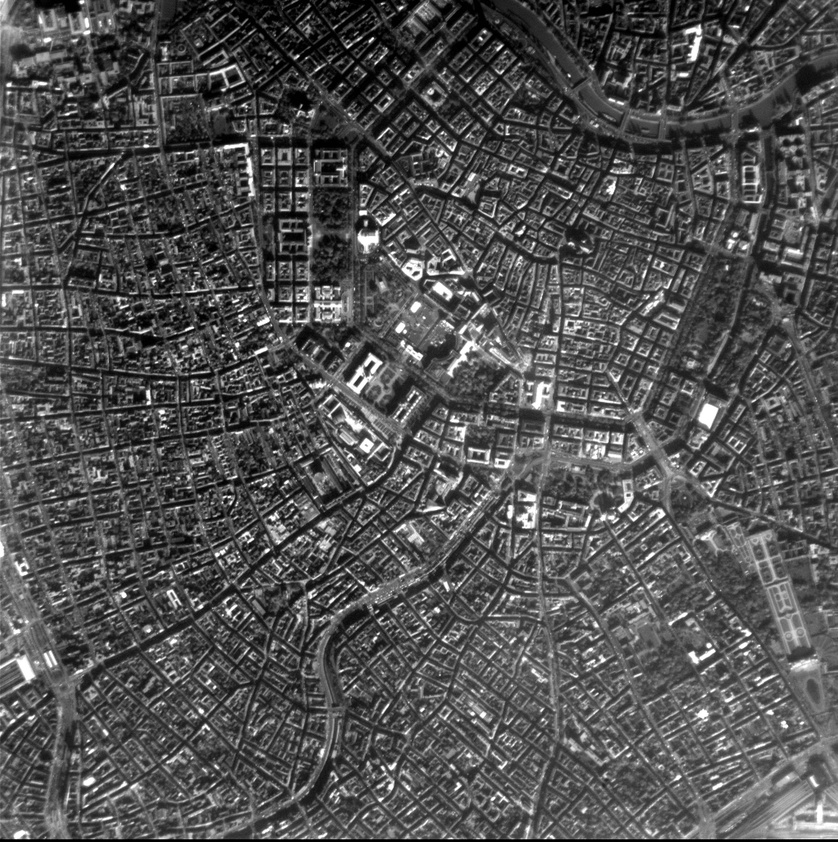
%> input picture Images/C2.jpg, 838 x 842 px, shrunk from 3066 x 3078 before the run; its folder holds 4 pictures in this run
$ octave AutocorrelacionEspacial.m   (GNU Octave 9; MATLAB toolbox functions it lacks are replaced by stand-ins)
%> lines starting %> are read from the running program, lines starting %| are printed output that depends on the picture
### Functions/ChooseImageGS.m
function [I,name] = ChooseImageGS(i)
%> called with i = 2
    S = dir('Images');
    A = {S(~[S.isdir]).name};
    temp = num2cell(A);
    if ~exist('i','var')
        choise = menu('Choose an image', temp{:});
    else
        choise = i;
    end
    char(A(choise))
    R = strcat('Images\', char(A(choise)));
    ii = imfinfo(R);
    switch ii.ColorType
        case 'truecolor'
            I = rgb2gray(imread(R));
        case 'indexed'
            [X,map] = imread(R);
            I = ind2gray(X,map);
        case 'grayscale'
            I = imread(R);
%> I is the input picture: size 842x838 uint8; min 0, max 255, mean 81
    end
    I = im2double(I);
%> I: size 842x838 double
    [~,name,~] = fileparts(R);
end

### Functions/autocorr2d.m
function A=autocorr2d(I)
% Compute the 2D spatial autocorrelation of a matrix or image I using the
% Wiener - Khintchine Theorem. The output is the normalized correlation
% coefficient -1 < C < 1.
%
% The center pixel of A will have C = 1. Using images with odd dimensions
% will give results that are easier to interpret.
%
% ref: http://mathworld.wolfram.com/Wiener-KhinchinTheorem.html
I=double(I); %convert to double
I=I-mean(I(:)); %subtract mean
I=I/sqrt(sum(I(:).^2)); %normalize magnitude
fft_I=fft2(I); %compute fft2
A=real(fftshift(ifft2(fft_I.*conj(fft_I)))); %compute autocorrelation
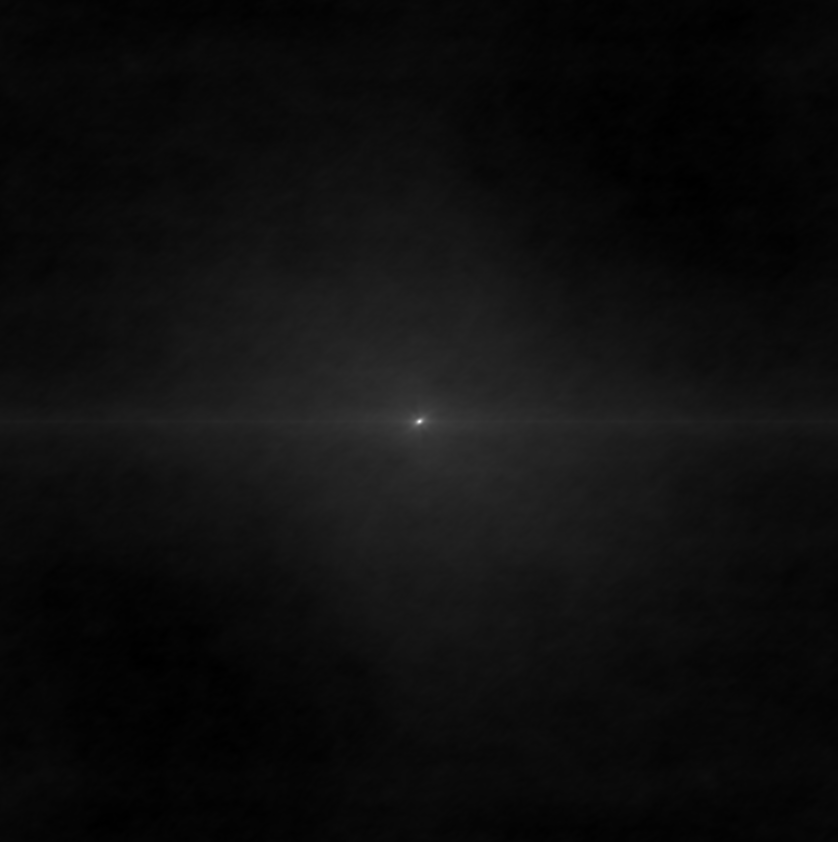
%> A: size 842x838 double; min -0.06, max 1, mean 1.24e-18; drawn with min black and max white

### AutocorrelacionEspacial.m
I=ChooseImageGS(2);
A=autocorr2d(I);

figure;
subplot(1,2,1)
imshow(I)
axis equal tight
box on
xlabel('X')
ylabel('Y')
title('Imagen Original')
colorbar

subplot(1,2,2)
d_max=size(I,1)/2 +1;
%> d_max = 422
imagesc(-size(I,1)/2:size(I,1)/2-1,-size(I,1)/2:size(I,1)/2-1,A,[-1,1])
axis equal tight
box on
xlabel('X')
ylabel('Y')
title('Autocorrelacion espacial')
colorbar
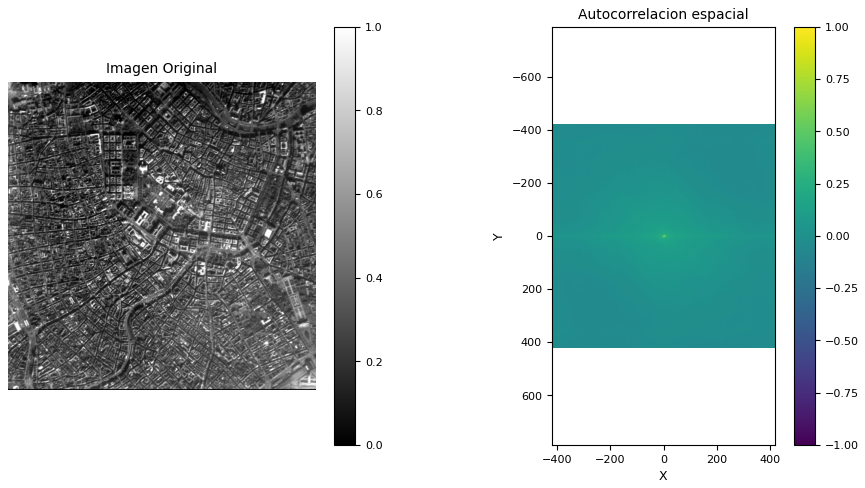
%> figure redrawn from the program's plot data, 2 panels
